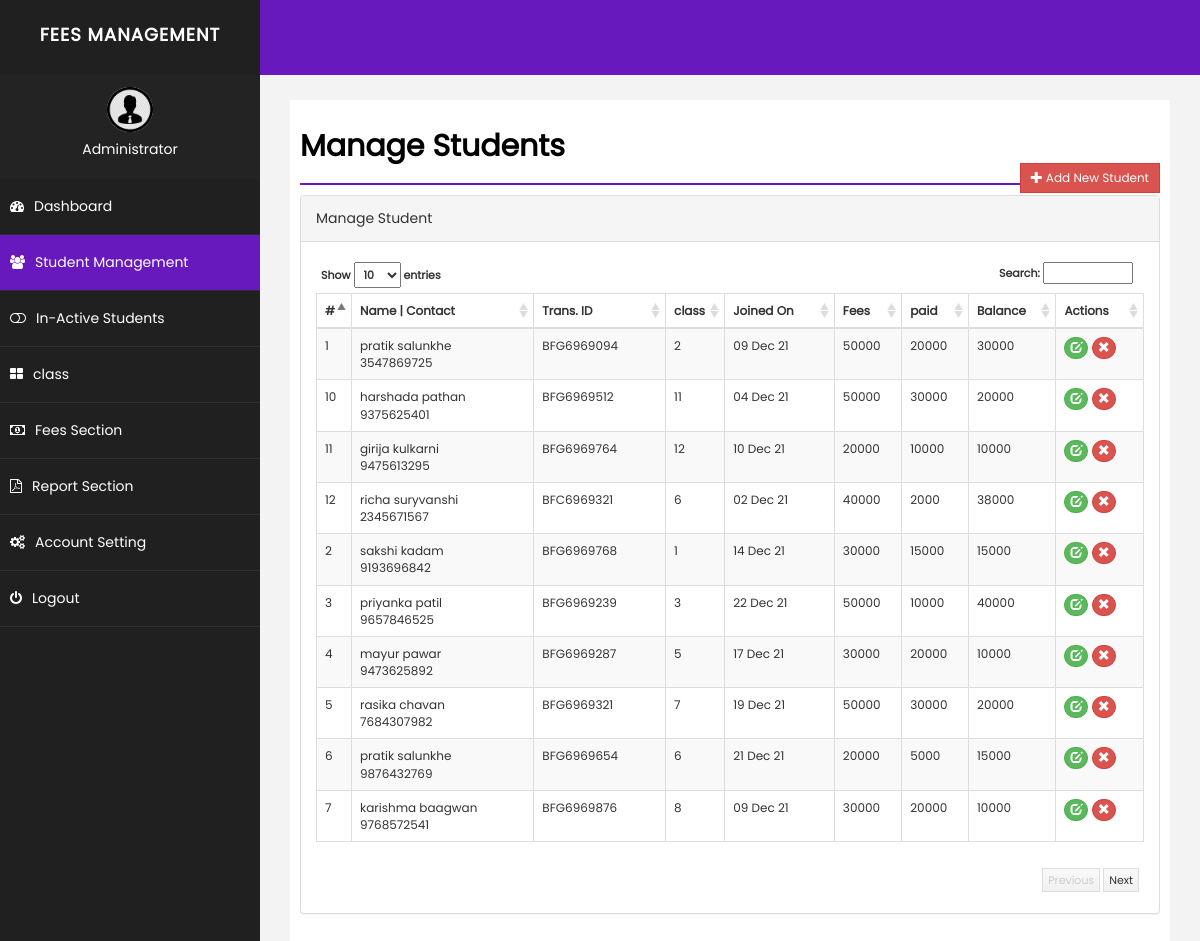
/student.php (signed in), run on the app's committed database.
### tables this page shows
CREATE TABLE `student` (
  `id` int(255) NOT NULL,
  `emailid` varchar(255) NOT NULL,
  `sname` varchar(255) NOT NULL,
  `joindate` datetime NOT NULL,
  `about` text NOT NULL,
  `contact` varchar(255) NOT NULL,
  `fees` int(255) NOT NULL,
  `grade` varchar(255) NOT NULL,
  `balance` int(255) NOT NULL,
  `delete_status` enum('0','1') NOT NULL DEFAULT '0',
  `transid` varchar(20) NOT NULL,
  `paid` varchar(15) NOT NULL
);

### student.php (the view, shortened to what this page needs)
<?php $page='student';
include("php/dbconnect.php");
$id="";
$emailid='';
$sname='';
$joindate = '';
$remark='';
$contact='';
$balance = 0;
$transid='';
$fees='';
$about = '';
$grade='';
$action = "add";
?>
<!DOCTYPE html>
<html xmlns="http://www.w3.org/1999/xhtml">
<head>
    <link href="css/bootstrap.css" rel="stylesheet" />
    <link href="css/font-awesome.css" rel="stylesheet" />
    <link href="css/basic.css" rel="stylesheet" />
    <link href="css/custom.css" rel="stylesheet" />
	<link href="css/ui.css" rel="stylesheet" />
	<link href="css/datepicker.css" rel="stylesheet" />
</head>
<?php
include("php/header.php");
?>
        <div id="page-wrapper">
            <div id="page-inner">
                <div class="row">
                    <div class="col-md-12">
                        <h1 class="page-head-line">Manage Students <br>
						<?php
						echo (isset($_GET['action']) && @$_GET['action']=="add" || @$_GET['action']=="edit")?
						' <a href="student.php" class="btn btn-success btn-sm pull-right" style="border-radius:0%">Go Back </a>':'<a href="student.php?action=add" class="btn btn-danger btn-sm pull-right" style="border-radius:0%"><i class="glyphicon glyphicon-plus"></i> Add New Student</a>';
						?>
						</h1>
                    </div>
                </div>
        <?php
		 if(isset($_GET['action']) && @$_GET['action']=="add" || @$_GET['action']=="edit")
		 {
		?>
			<script type="text/javascript" src="js/validation/jquery.validate.min.js"></script>
                <div class="row">
                    <div class="col-sm-10 col-sm-offset-1">
               <div class="panel panel-success">
                        <div class="panel-heading">
                           <?php echo ($action=="add")? "Add Student Details": "Edit Student Details"; ?>
                        </div>
						<form action="student.php" method="post" id="signupForm1" class="form-horizontal">
                        <div class="panel-body">
						<fieldset class="scheduler-border" >
						 <legend  class="scheduler-border">Personal Information:</legend>
						<div class="form-group">
								<label class="col-sm-2 control-label" for="Old">Full Name* </label>
								<div class="col-sm-10">
									<input type="text" class="form-control" id="sname" name="sname" value="<?php echo $sname;?>"  />
								</div>
							</div>
						<div class="form-group">
								<label class="col-sm-2 control-label" for="Old">Contact* </label>
								<div class="col-sm-10">
									<input type="text" class="form-control" id="contact" name="contact" value="<?php echo $contact;?>" maxlength="10" />
								</div>
							</div>
						<div class="form-group">
								<label class="col-sm-2 control-label" for="Old">class* </label>
								<div class="col-sm-10">
									<select  class="form-control" id="grade" name="grade" >
									<option value="" >Select class</option>
                                    <?php
									$sql = "select * from grade where delete_status='0' order by grade.grade asc";
									$q = $conn->query($sql);
									while($r = $q->fetch_assoc())
									{
									echo '<option value="'.$r['id'].'"  '.(($grade==$r['id'])?'selected="selected"':'').'>'.$r['grade'].'</option>';
									}
									?>
									</select>
								</div>
						</div>
						<div class="form-group">
								<label class="col-sm-2 control-label" for="Old">DOJ* </label>
								<div class="col-sm-10">
									<input type="text" class="form-control" placeholder="Date of Joining" id="joindate" name="joindate" value="<?php echo  ($joindate!='')?date("Y-m-d", strtotime($joindate)):'';?>" style="background-color: #fff;" readonly />
								</div>
							</div>
						 </fieldset>
							<fieldset class="scheduler-border" >
						 <legend  class="scheduler-border">Fee Information:</legend>
						 <div class="form-group">
								<label class="col-sm-2 control-label" for="Password" >Transaction ID* </label>
								<div class="col-sm-10">
								<input type="text" class="form-control" id="sname" name="transid" value="<?php echo $transid;?>"  />
								</div>
							</div>
						<div class="form-group">
								<label class="col-sm-2 control-label" for="Old">Total Fees* </label>
								<div class="col-sm-10">
									<input type="text" class="form-control" id="fees" name="fees" value="<?php echo $fees;?>" <?php echo ($action=="update")?"disabled":""; ?>  />
								</div>
						</div>
						<?php
						if($action=="add")
						{
						?>
						<div class="form-group">
								<label class="col-sm-2 control-label" for="Old">Advance Fee* </label>
								<div class="col-sm-10">
									<input type="text" class="form-control" id="advancefees" name="advancefees" readonly   />
								</div>
						</div>
						<?php
						}
						?>
						<div class="form-group">
								<label class="col-sm-2 control-label" for="Old">Balance </label>
								<div class="col-sm-10">
									<input type="text" class="form-control"  id="balance" name="balance" value="<?php echo $balance;?>" disabled />
								</div>
						</div>
							<?php
						if($action=="add")
						{
						?>
							<div class="form-group">
								<label class="col-sm-2 control-label" for="Password" >Fee Remark </label>
								<div class="col-sm-10">
	                        <textarea class="form-control" id="remark" name="remark" placeholder="Write your installment number or full paid"><?php echo $remark;?></textarea >
								</div>
							</div>
						<?php
						}
						?>
							</fieldset>
							 <fieldset class="scheduler-border" >
						 <legend  class="scheduler-border">Optional Information:</legend>
						 <div class="form-group">
								<label class="col-sm-2 control-label" for="Old">Email Id </label>
								<div class="col-sm-10">
									<input type="text" class="form-control" id="emailid" name="emailid" value="<?php echo $emailid;?>"  />
								</div>
						    </div>
							<div class="form-group">
								<label class="col-sm-2 control-label" for="Password">Category </label>
								<div class="col-sm-10">
								<input type="text" class="form-control" id="about" name="about" value="<?php echo $about;?>"  />
								</div>
							</div>
							</fieldset>
						<div class="form-group">
								<div class="col-sm-8 col-sm-offset-2">
								<input type="hidden" name="id" value="<?php echo $id;?>">
								<input type="hidden" name="action" value="<?php echo $action;?>">
									<button type="submit" name="save" class="btn btn-success" style="border-radius:0%">Save </button>
								</div>
							</div>
                         </div>
							</form>
                        </div>
                            </div>
                </div>
		<script type="text/javascript">
		$( document ).ready( function () {
		$( "#joindate" ).datepicker({
dateFormat:"yy-mm-dd",
changeMonth: true,
changeYear: true,
yearRange: "1970:<?php echo date('Y');?>"
});
		if($("#signupForm1").length > 0)
         {
		 <?php if($action=='add')
		 {
		 ?>
			$( "#signupForm1" ).validate( {
				rules: {
					sname: "required",
					joindate: "required",
					emailid: "email",
					grade: "required",
					contact: {
						required: true,
						digits: true
					},
					fees: {
						required: true,
						digits: true
					},
					advancefees: {
						required: true,
						digits: true
					},
				},
			<?php
			}else
			{
			?>
			$( "#signupForm1" ).validate( {
				rules: {
					sname: "required",
					joindate: "required",
					emailid: "email",
					grade: "required",
					contact: {
						required: true,
						digits: true
					}
				},
			<?php
			}
			?>
				errorElement: "em",
				errorPlacement: function ( error, element ) {
					// Add the `help-block` class to the error element
					error.addClass( "help-block" );
					// Add `has-feedback` class to the parent div.form-group
					// in order to add icons to inputs
					element.parents( ".col-sm-10" ).addClass( "has-feedback" );
					if ( element.prop( "type" ) === "checkbox" ) {
						error.insertAfter( element.parent( "label" ) );
					} else {
						error.insertAfter( element );
					}
					// Add the span element, if doesn't exists, and apply the icon classes to it.
					if ( !element.next( "span" )[ 0 ] ) {
						$( "<span class='glyphicon glyphicon-remove form-control-feedback'></span>" ).insertAfter( element );
					}
				},
				success: function ( label, element ) {
					// Add the span element, if doesn't exists, and apply the icon classes to it.
					if ( !$( element ).next( "span" )[ 0 ] ) {
						$( "<span class='glyphicon glyphicon-ok form-control-feedback'></span>" ).insertAfter( $( element ) );
					}
				},
				highlight: function ( element, errorClass, validClass ) {
					$( element ).parents( ".col-sm-10" ).addClass( "has-error" ).removeClass( "has-success" );
					$( element ).next( "span" ).addClass( "glyphicon-remove" ).removeClass( "glyphicon-ok" );
				},
				unhighlight: function ( element, errorClass, validClass ) {
					$( element ).parents( ".col-sm-10" ).addClass( "has-success" ).removeClass( "has-error" );
					$( element ).next( "span" ).addClass( "glyphicon-ok" ).removeClass( "glyphicon-remove" );
				}
			} );
			}
		} );
		$("#fees").keyup( function(){
		$("#advancefees").val("");
		$("#balance").val(0);
		var fee = $.trim($(this).val());
		if( fee!='' && !isNaN(fee))
		{
		$("#advancefees").removeAttr("readonly");
		$("#balance").val(fee);
		$('#advancefees').rules("add", {
            max: parseInt(fee)
        });
		}
		else{
		$("#advancefees").attr("readonly","readonly");
		}
		});
		$("#advancefees").keyup( function(){
		var advancefees = parseInt($.trim($(this).val()));
		var totalfee = parseInt($("#fees").val());
		if( advancefees!='' && !isNaN(advancefees) && advancefees<=totalfee)
		{
		var balance = totalfee-advancefees;
		$("#balance").val(balance);
		}
		else{
		$("#balance").val(totalfee);
		}
		});
	</script>
		<?php
		}else{
		?>
		 <link href="css/datatable/datatable.css" rel="stylesheet" />
		<div class="panel panel-default">
                        <div class="panel-heading">
                            Manage Student
                        </div>
                        <div class="panel-body">
                            <div class="table-sorting table-responsive">
                                <table class="table table-striped table-bordered table-hover" id="tSortable22">
                                    <thead>
                                        <tr>
                                            <th>#</th>
                                            <th>Name | Contact</th>
											<th>Trans. ID</th>
											<th>class</th>
                                            <th>Joined On</th>
                                            <th>Fees</th>
											<th>paid</th>
											<th>Balance</th>
											<th>Actions</th>
                                        </tr>
                                    </thead>
                                    <tbody>
									<?php
									$sql = "select * from student where delete_status='0'";
									$q = $conn->query($sql);
									$i=1;
									while($r = $q->fetch_assoc())
									{
									echo '<tr '.(($r['balance']>0)?'class="primary"':'').'>
                                            <td>'.$i.'</td>
											<td>'.$r['sname'].'<br/>'.$r['contact'].'</td>
											<td>'.$r['transid'].''.'</td>
											<td>'.$r['grade'].''.'</td>
                                            <td>'.date("d M y", strtotime($r['joindate'])).'</td>
                                            <td>'.$r['fees'].'</td>
											<td>'.$r['paid'].'</td>
											<td>'.$r['balance'].'</td>
											<td>
											<a href="?action=edit&id='.$r['id'].'" class="btn btn-success btn-xs" style="border-radius:60px;"><span class="glyphicon glyphicon-edit"></span></a>
											<a onclick="return confirm(\'Are you sure you want to deactivate this record\');" href="student.php?action=delete&id='.$r['id'].'" class="btn btn-danger btn-xs" style="border-radius:60px;"><span class="glyphicon glyphicon-remove"></span></a> </td>
                                        </tr>';
										$i++;
									}
									?>
                                    </tbody>
                                </table>
                            </div>
                        </div>
                    </div>
		<?php
		}
		?>
            </div>
        </div>
    </div>
</body>
</html>

### css/basic.css (style rules this page uses)
html * { font-family: "Poppins", sans-serif; }
body { font-family: "Open Sans", sans-serif; line-height: 25px; }
#page-wrapper { padding: 15px 15px; min-height: 600px; background: #f3f3f3; }
#page-inner { width: 100%; margin: 10px 20px 10px 0px; background-color: #fff !important; padding: 10px; min-height: 1200px; }
.page-head-line { font-size: 30px; color: #000; font-weight: 800; padding-bottom: 20px; border-bottom: 2px solid #6719bd; margin-bottom: 10px; }
@media (min-width: 768px) { #page-wrapper { margin: 0 0 0 260px; padding: 15px 30px; min-height: 1200px; } }

### css/custom.css (style rules this page uses)
html * { font-family: "Poppins", sans-serif; }

### css/datatable/datatable.css (style rules this page uses)
.dataTable { float: left; }
.table-sorting { padding: 0px; position: relative; font-size: 12px; background-color: #FFF; }
.table-sorting .table { border-top: 1px solid #DDD; border-bottom: 1px solid #DDD; }
.table-sorting .sorting_asc { background: url('../../img/datatable/sort_asc.png') no-repeat center right; cursor: pointer; }
.table-sorting .sorting { background: url('../../img/datatable/sort_both.png') no-repeat center right; cursor: pointer; }

### data on the page
student: sname "pratik salunkhe", contact "3547869725", transid "BFG6969094", grade "2", joindate "09 Dec 21", fees "50000", paid "20000", balance "30000"
student: sname "sakshi kadam", contact "9193696842", transid "BFG6969768", grade "1", joindate "14 Dec 21", fees "30000", paid "15000", balance "15000"
student: sname "priyanka patil", contact "9657846525", transid "BFG6969239", grade "3", joindate "22 Dec 21", fees "50000", paid "10000", balance "40000"
student: sname "mayur pawar", contact "9473625892", transid "BFG6969287", grade "5", joindate "17 Dec 21", fees "30000", paid "20000", balance "10000"
student: sname "rasika chavan", contact "7684307982", transid "BFG6969321", grade "7", joindate "19 Dec 21", fees "50000", paid "30000", balance "20000"
student: sname "pratik salunkhe", contact "9876432769", transid "BFG6969654", grade "6", joindate "21 Dec 21", fees "20000", paid "5000", balance "15000"
student: sname "karishma baagwan", contact "9768572541", transid "BFG6969876", grade "8", joindate "09 Dec 21", fees "30000", paid "20000", balance "10000"
student: sname "harshada pathan", contact "9375625401", transid "BFG6969512", grade "11", joindate "04 Dec 21", fees "50000", paid "30000", balance "20000"
student: sname "girija kulkarni", contact "9475613295", transid "BFG6969764", grade "12", joindate "10 Dec 21", fees "20000", paid "10000", balance "10000"
student: sname "richa suryvanshi", contact "2345671567", transid "BFC6969321", grade "6", joindate "02 Dec 21", fees "40000", paid "2000", balance "38000"

### other printed values
$_SESSION['rainbow_name'] "Administrator"
